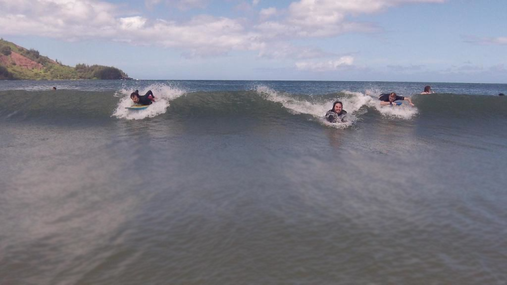
#> input picture HJoceanSmall.jpg, 507 x 285 px
$ python seam_carving_anim.py   (Python 2 division)   (older library calls are emulated)
#> lines starting #> are read from the running program, lines starting #| are printed output that depends on the picture
import numpy as np
import matplotlib.pyplot as plt
from scipy.ndimage import imread


def calc_energy(im):
    slice_x1 = im[1:-1, 2:, :]
    slice_x2 = im[1:-1, :-2, :]
    slice_y1 = im[2:, 1:-1, :]
    slice_y2 = im[:-2, 1:-1, :]

    energy = np.zeros(im.shape[:2], dtype=np.float64)

    energy[1:-1, 1:-1] = np.sqrt(np.sum((slice_x1 - slice_x2)**2, axis=2)
                                 + np.sum((slice_y1 - slice_y2)**2, axis=2))

    ENERGY_BORDER = np.NaN
    energy[0, :] = ENERGY_BORDER
    energy[-1, :] = ENERGY_BORDER
    energy[:, 0] = ENERGY_BORDER
    energy[:, -1] = ENERGY_BORDER

    return energy


def get_seam_path(energy):
    seam_energy = np.zeros(energy.shape)

    seam_energy[0, 0] = energy[0, 0]
    seam_energy[0, -1] = energy[0, -1]

    for i in xrange(1, energy.shape[0]-1):
        seam_energy[i, 1:-1] = (np.fmin(np.fmin(seam_energy[i-1, :-2],
                                                seam_energy[i-1, 1:-1]),
                                        seam_energy[i-1, 2:])
                                + energy[i, 1:-1])
        seam_energy[i, 0] = seam_energy[i-1, 0] + energy[i, 0]
        seam_energy[i, -1] = seam_energy[i-1, 0] + energy[i, -1]

    (m, n) = seam_energy.shape
    path = np.zeros(m, np.int)
    col = np.nanargmin(seam_energy[-2])
    path[-1] = path[-2] = col

    for i in range(m-3, 0, -1):
        tgt_energy = seam_energy[i+1, col] - energy[i+1, col]
        tgt_idx = np.nanargmin(seam_energy[i, col-1:col+2] - tgt_energy)
        path[i] = col = col + tgt_idx - 1

    path[0] = path[1]

    return path


def remove_seam(img, seam, _):
    (m, n, _) = img.shape
    return np.array([np.delete(img[row], seam[row], axis=0)
                    for row in xrange(m)])


def run_step(im, orig_xmax):
    energy = calc_energy(im)
    path_x = get_seam_path(energy)
    path_y = np.arange(len(path_x))
    im = remove_seam(im, path_x, path_y)

    plt.clf()
    plt.imshow(im); plt.axis('off');
    plt.plot(path_x, path_y, color='red')
    plt.plot(np.arange(orig_xmax), np.zeros(orig_xmax), color='black')
    plt.show()
    return im


def main():
    plt.ion()

    #im = imread('Broadway_tower_edit.jpg')
    im = imread('HJoceanSmall.jpg')
#> im is the input picture: shape (285, 507, 3); mean R, G, B 127.7, 128.2, 138.8
    (m, n, _) = im.shape
#> m = 285; n = 507
    plt.imshow(im); plt.axis('off')
    plt.show()
    plt.pause(0.05)

    for i in xrange(n):
        im = run_step(im, n)
        #plt.savefig('output/%04d.png' % i)
        plt.pause(0.05)
        print '.',
#> this loop made 506 passes
#> pass 1, in calc_energy, `slice_y1 = im[2:, 1:-1, :]`:
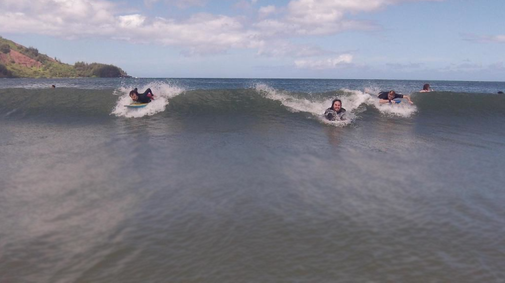
#> slice_y1: shape (283, 505, 3); mean R, G, B 127.3, 127.8, 138.4
#> pass 1, in run_step, `plt.show()`:
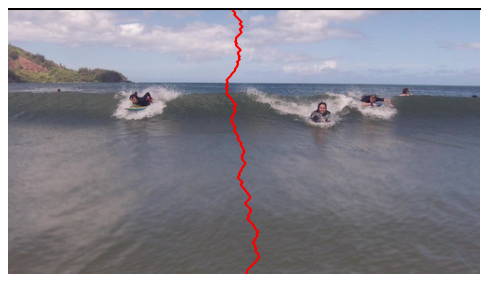
#> figure drawn by matplotlib, 1 panel


if __name__ == '__main__':
#> (the run stopped early here; a loop or call above may not have finished)
